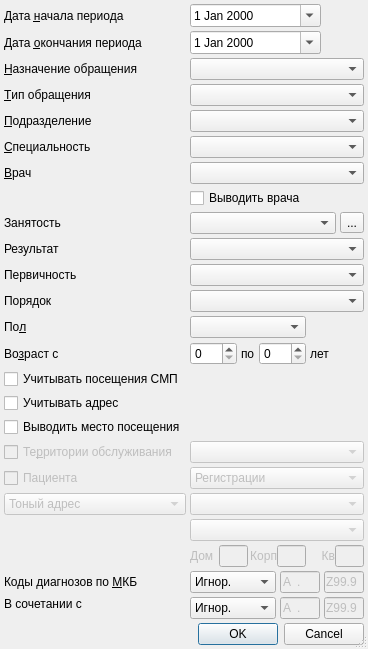
<?xml version="1.0" encoding="UTF-8"?>
<ui version="4.0">
 <class>EventResultSetupDialog</class>
 <widget class="QDialog" name="EventResultSetupDialog">
  <property name="windowModality">
   <enum>Qt::ApplicationModal</enum>
  </property>
  <property name="geometry">
   <rect>
    <x>0</x>
    <y>0</y>
    <width>343</width>
    <height>599</height>
   </rect>
  </property>
  <property name="sizePolicy">
   <sizepolicy hsizetype="Preferred" vsizetype="Preferred">
    <horstretch>0</horstretch>
    <verstretch>0</verstretch>
   </sizepolicy>
  </property>
  <property name="windowTitle">
   <string>параметры отчёта</string>
  </property>
  <property name="sizeGripEnabled">
   <bool>true</bool>
  </property>
  <layout class="QGridLayout" name="gridLayout">
   <property name="margin">
    <number>4</number>
   </property>
   <property name="spacing">
    <number>4</number>
   </property>
   <item row="24" column="1" colspan="4">
    <widget class="CAllSelectableKLADRComboBox" name="cmbClientAddressCity">
     <property name="enabled">
      <bool>false</bool>
     </property>
     <property name="sizePolicy">
      <sizepolicy hsizetype="Expanding" vsizetype="Fixed">
       <horstretch>0</horstretch>
       <verstretch>0</verstretch>
      </sizepolicy>
     </property>
    </widget>
   </item>
   <item row="8" column="0">
    <widget class="QLabel" name="lblSpeciality">
     <property name="text">
      <string>&amp;Специальность</string>
     </property>
     <property name="buddy">
      <cstring>cmbSpeciality</cstring>
     </property>
    </widget>
   </item>
   <item row="25" column="1" colspan="4">
    <widget class="CStreetComboBox" name="cmbClientAddressStreet">
     <property name="enabled">
      <bool>false</bool>
     </property>
     <property name="sizePolicy">
      <sizepolicy hsizetype="Expanding" vsizetype="Fixed">
       <horstretch>0</horstretch>
       <verstretch>0</verstretch>
      </sizepolicy>
     </property>
    </widget>
   </item>
   <item row="23" column="1" colspan="4">
    <widget class="QComboBox" name="cmbClientAddressType">
     <property name="enabled">
      <bool>false</bool>
     </property>
     <property name="sizePolicy">
      <sizepolicy hsizetype="Expanding" vsizetype="Fixed">
       <horstretch>0</horstretch>
       <verstretch>0</verstretch>
      </sizepolicy>
     </property>
     <item>
      <property name="text">
       <string>Регистрации</string>
      </property>
     </item>
     <item>
      <property name="text">
       <string>Проживания</string>
      </property>
     </item>
    </widget>
   </item>
   <item row="23" column="0">
    <widget class="QCheckBox" name="chkClientAddress">
     <property name="enabled">
      <bool>false</bool>
     </property>
     <property name="text">
      <string>Пациента</string>
     </property>
    </widget>
   </item>
   <item row="15" column="0">
    <widget class="QLabel" name="lblPrimary">
     <property name="text">
      <string>Первичность</string>
     </property>
    </widget>
   </item>
   <item row="8" column="1" colspan="4">
    <widget class="CRBComboBox" name="cmbSpeciality">
     <property name="whatsThis">
      <string>&lt;html&gt;&lt;head&gt;&lt;meta name=&quot;qrichtext&quot; content=&quot;1&quot; /&gt;&lt;style type=&quot;text/css&quot;&gt;
p, li { white-space: pre-wrap; }
&lt;/style&gt;&lt;/head&gt;&lt;body style=&quot; font-family:'MS Shell Dlg 2'; font-size:8.25pt; font-weight:400; font-style:normal;&quot;&gt;
&lt;p style=&quot;-qt-paragraph-type:empty; margin-top:0px; margin-bottom:0px; margin-left:0px; margin-right:0px; -qt-block-indent:0; text-indent:0px;&quot;&gt;&lt;/p&gt;&lt;/body&gt;&lt;/html&gt;</string>
     </property>
    </widget>
   </item>
   <item row="14" column="1" colspan="4">
    <widget class="CRBComboBox" name="cmbResult"/>
   </item>
   <item row="2" column="1" colspan="4">
    <widget class="CRBComboBox" name="cmbEventPurpose"/>
   </item>
   <item row="18" column="1" colspan="4">
    <widget class="QFrame" name="frmAge">
     <property name="frameShape">
      <enum>QFrame::NoFrame</enum>
     </property>
     <property name="frameShadow">
      <enum>QFrame::Raised</enum>
     </property>
     <layout class="QHBoxLayout">
      <property name="spacing">
       <number>4</number>
      </property>
      <property name="margin">
       <number>0</number>
      </property>
      <item>
       <widget class="QSpinBox" name="edtAgeFrom">
        <property name="sizePolicy">
         <sizepolicy hsizetype="Preferred" vsizetype="Fixed">
          <horstretch>0</horstretch>
          <verstretch>0</verstretch>
         </sizepolicy>
        </property>
        <property name="maximum">
         <number>150</number>
        </property>
       </widget>
      </item>
      <item>
       <widget class="QLabel" name="lblAgeTo">
        <property name="text">
         <string>по</string>
        </property>
        <property name="buddy">
         <cstring>edtAgeTo</cstring>
        </property>
       </widget>
      </item>
      <item>
       <widget class="QSpinBox" name="edtAgeTo">
        <property name="sizePolicy">
         <sizepolicy hsizetype="Preferred" vsizetype="Fixed">
          <horstretch>0</horstretch>
          <verstretch>0</verstretch>
         </sizepolicy>
        </property>
        <property name="maximum">
         <number>150</number>
        </property>
       </widget>
      </item>
      <item>
       <widget class="QLabel" name="lblAgeYears">
        <property name="text">
         <string>лет</string>
        </property>
        <property name="buddy">
         <cstring>edtAgeTo</cstring>
        </property>
       </widget>
      </item>
      <item>
       <spacer>
        <property name="orientation">
         <enum>Qt::Horizontal</enum>
        </property>
        <property name="sizeHint" stdset="0">
         <size>
          <width>21</width>
          <height>20</height>
         </size>
        </property>
       </spacer>
      </item>
     </layout>
    </widget>
   </item>
   <item row="28" column="1" rowspan="2" colspan="4">
    <widget class="QFrame" name="frmMKBEx">
     <property name="frameShape">
      <enum>QFrame::NoFrame</enum>
     </property>
     <property name="frameShadow">
      <enum>QFrame::Raised</enum>
     </property>
     <layout class="QGridLayout">
      <property name="horizontalSpacing">
       <number>4</number>
      </property>
      <property name="verticalSpacing">
       <number>0</number>
      </property>
      <property name="margin">
       <number>0</number>
      </property>
      <item row="0" column="0">
       <widget class="QComboBox" name="cmbMKBExFilter">
        <item>
         <property name="text">
          <string>Игнор.</string>
         </property>
        </item>
        <item>
         <property name="text">
          <string>Интервал</string>
         </property>
        </item>
       </widget>
      </item>
      <item row="0" column="1">
       <widget class="CICDCodeEdit" name="edtMKBExFrom">
        <property name="enabled">
         <bool>false</bool>
        </property>
        <property name="sizePolicy">
         <sizepolicy hsizetype="Fixed" vsizetype="Fixed">
          <horstretch>0</horstretch>
          <verstretch>0</verstretch>
         </sizepolicy>
        </property>
        <property name="maximumSize">
         <size>
          <width>40</width>
          <height>16777215</height>
         </size>
        </property>
        <property name="inputMask">
         <string>a00.00; </string>
        </property>
        <property name="text">
         <string>A.</string>
        </property>
        <property name="maxLength">
         <number>6</number>
        </property>
       </widget>
      </item>
      <item row="0" column="2">
       <widget class="CICDCodeEdit" name="edtMKBExTo">
        <property name="enabled">
         <bool>false</bool>
        </property>
        <property name="sizePolicy">
         <sizepolicy hsizetype="Fixed" vsizetype="Fixed">
          <horstretch>0</horstretch>
          <verstretch>0</verstretch>
         </sizepolicy>
        </property>
        <property name="maximumSize">
         <size>
          <width>40</width>
          <height>16777215</height>
         </size>
        </property>
        <property name="inputMask">
         <string>a00.00; </string>
        </property>
        <property name="text">
         <string>Z99.9</string>
        </property>
        <property name="maxLength">
         <number>6</number>
        </property>
       </widget>
      </item>
      <item row="0" column="3">
       <spacer>
        <property name="orientation">
         <enum>Qt::Horizontal</enum>
        </property>
        <property name="sizeHint" stdset="0">
         <size>
          <width>40</width>
          <height>20</height>
         </size>
        </property>
       </spacer>
      </item>
     </layout>
    </widget>
   </item>
   <item row="26" column="1" colspan="4">
    <widget class="QWidget" name="pnlHomeAddress" native="true">
     <property name="enabled">
      <bool>true</bool>
     </property>
     <layout class="QHBoxLayout" name="horizontalLayout">
      <property name="spacing">
       <number>0</number>
      </property>
      <property name="margin">
       <number>0</number>
      </property>
      <item>
       <widget class="QLabel" name="lblAddressHouse">
        <property name="enabled">
         <bool>false</bool>
        </property>
        <property name="text">
         <string>Дом</string>
        </property>
        <property name="alignment">
         <set>Qt::AlignLeading|Qt::AlignLeft|Qt::AlignVCenter</set>
        </property>
        <property name="buddy">
         <cstring>edtAddressHouse</cstring>
        </property>
       </widget>
      </item>
      <item>
       <widget class="QLineEdit" name="edtAddressHouse">
        <property name="enabled">
         <bool>false</bool>
        </property>
        <property name="sizePolicy">
         <sizepolicy hsizetype="Ignored" vsizetype="Fixed">
          <horstretch>0</horstretch>
          <verstretch>0</verstretch>
         </sizepolicy>
        </property>
       </widget>
      </item>
      <item>
       <widget class="QLabel" name="lblAddressCorpus">
        <property name="enabled">
         <bool>false</bool>
        </property>
        <property name="text">
         <string>Корп</string>
        </property>
        <property name="alignment">
         <set>Qt::AlignRight|Qt::AlignTrailing|Qt::AlignVCenter</set>
        </property>
        <property name="buddy">
         <cstring>edtAddressCorpus</cstring>
        </property>
       </widget>
      </item>
      <item>
       <widget class="QLineEdit" name="edtAddressCorpus">
        <property name="enabled">
         <bool>false</bool>
        </property>
        <property name="sizePolicy">
         <sizepolicy hsizetype="Ignored" vsizetype="Fixed">
          <horstretch>0</horstretch>
          <verstretch>0</verstretch>
         </sizepolicy>
        </property>
       </widget>
      </item>
      <item>
       <widget class="QLabel" name="lblAddressFlat">
        <property name="enabled">
         <bool>false</bool>
        </property>
        <property name="text">
         <string>Кв</string>
        </property>
        <property name="alignment">
         <set>Qt::AlignRight|Qt::AlignTrailing|Qt::AlignVCenter</set>
        </property>
        <property name="buddy">
         <cstring>edtAddressFlat</cstring>
        </property>
       </widget>
      </item>
      <item>
       <widget class="QLineEdit" name="edtAddressFlat">
        <property name="enabled">
         <bool>false</bool>
        </property>
        <property name="sizePolicy">
         <sizepolicy hsizetype="Ignored" vsizetype="Fixed">
          <horstretch>0</horstretch>
          <verstretch>0</verstretch>
         </sizepolicy>
        </property>
       </widget>
      </item>
     </layout>
    </widget>
   </item>
   <item row="27" column="1" colspan="4">
    <widget class="QFrame" name="frmMKB">
     <property name="frameShape">
      <enum>QFrame::NoFrame</enum>
     </property>
     <property name="frameShadow">
      <enum>QFrame::Raised</enum>
     </property>
     <layout class="QGridLayout">
      <property name="horizontalSpacing">
       <number>4</number>
      </property>
      <property name="verticalSpacing">
       <number>0</number>
      </property>
      <property name="margin">
       <number>0</number>
      </property>
      <item row="0" column="0">
       <widget class="QComboBox" name="cmbMKBFilter">
        <item>
         <property name="text">
          <string>Игнор.</string>
         </property>
        </item>
        <item>
         <property name="text">
          <string>Интервал</string>
         </property>
        </item>
       </widget>
      </item>
      <item row="0" column="1">
       <widget class="CICDCodeEdit" name="edtMKBFrom">
        <property name="enabled">
         <bool>false</bool>
        </property>
        <property name="sizePolicy">
         <sizepolicy hsizetype="Fixed" vsizetype="Fixed">
          <horstretch>0</horstretch>
          <verstretch>0</verstretch>
         </sizepolicy>
        </property>
        <property name="maximumSize">
         <size>
          <width>40</width>
          <height>16777215</height>
         </size>
        </property>
        <property name="inputMask">
         <string>a00.00; </string>
        </property>
        <property name="text">
         <string>A.</string>
        </property>
        <property name="maxLength">
         <number>6</number>
        </property>
       </widget>
      </item>
      <item row="0" column="2">
       <widget class="CICDCodeEdit" name="edtMKBTo">
        <property name="enabled">
         <bool>false</bool>
        </property>
        <property name="sizePolicy">
         <sizepolicy hsizetype="Fixed" vsizetype="Fixed">
          <horstretch>0</horstretch>
          <verstretch>0</verstretch>
         </sizepolicy>
        </property>
        <property name="maximumSize">
         <size>
          <width>40</width>
          <height>16777215</height>
         </size>
        </property>
        <property name="inputMask">
         <string>a00.00; </string>
        </property>
        <property name="text">
         <string>Z99.9</string>
        </property>
        <property name="maxLength">
         <number>6</number>
        </property>
       </widget>
      </item>
      <item row="0" column="3">
       <spacer>
        <property name="orientation">
         <enum>Qt::Horizontal</enum>
        </property>
        <property name="sizeHint" stdset="0">
         <size>
          <width>40</width>
          <height>20</height>
         </size>
        </property>
       </spacer>
      </item>
     </layout>
    </widget>
   </item>
   <item row="10" column="1" colspan="4">
    <widget class="CPersonComboBoxEx" name="cmbPerson"/>
   </item>
   <item row="33" column="0" colspan="5">
    <widget class="QDialogButtonBox" name="buttonBox">
     <property name="orientation">
      <enum>Qt::Horizontal</enum>
     </property>
     <property name="standardButtons">
      <set>QDialogButtonBox::Cancel|QDialogButtonBox::Ok</set>
     </property>
    </widget>
   </item>
   <item row="16" column="0">
    <widget class="QLabel" name="lblOrder">
     <property name="text">
      <string>Порядок</string>
     </property>
    </widget>
   </item>
   <item row="15" column="1" colspan="4">
    <widget class="QComboBox" name="cmbPrimary">
     <item>
      <property name="text">
       <string/>
      </property>
     </item>
     <item>
      <property name="text">
       <string>Первичный</string>
      </property>
     </item>
     <item>
      <property name="text">
       <string>Повторный</string>
      </property>
     </item>
     <item>
      <property name="text">
       <string>Актив</string>
      </property>
     </item>
    </widget>
   </item>
   <item row="30" column="0">
    <spacer name="verticalSpacer">
     <property name="orientation">
      <enum>Qt::Vertical</enum>
     </property>
     <property name="sizeHint" stdset="0">
      <size>
       <width>20</width>
       <height>40</height>
      </size>
     </property>
    </spacer>
   </item>
   <item row="2" column="0">
    <widget class="QLabel" name="lblEventPurpose">
     <property name="text">
      <string>&amp;Назначение обращения</string>
     </property>
     <property name="buddy">
      <cstring>cmbEventPurpose</cstring>
     </property>
    </widget>
   </item>
   <item row="14" column="0">
    <widget class="QLabel" name="lblResult">
     <property name="text">
      <string>Результат</string>
     </property>
    </widget>
   </item>
   <item row="16" column="1" colspan="4">
    <widget class="QComboBox" name="cmbOrder">
     <item>
      <property name="text">
       <string/>
      </property>
     </item>
     <item>
      <property name="text">
       <string>Плановый</string>
      </property>
     </item>
     <item>
      <property name="text">
       <string>Экстренный</string>
      </property>
     </item>
     <item>
      <property name="text">
       <string>Самотеком</string>
      </property>
     </item>
     <item>
      <property name="text">
       <string>Принудительный</string>
      </property>
     </item>
    </widget>
   </item>
   <item row="3" column="0">
    <widget class="QLabel" name="lblEventType">
     <property name="text">
      <string>&amp;Тип обращения</string>
     </property>
     <property name="buddy">
      <cstring>cmbEventType</cstring>
     </property>
    </widget>
   </item>
   <item row="3" column="1" colspan="4">
    <widget class="CRBComboBox" name="cmbEventType"/>
   </item>
   <item row="7" column="1" colspan="4">
    <widget class="COrgStructureComboBox" name="cmbOrgStructure"/>
   </item>
   <item row="7" column="0">
    <widget class="QLabel" name="lblOrgStructure">
     <property name="text">
      <string>&amp;Подразделение</string>
     </property>
     <property name="buddy">
      <cstring>cmbOrgStructure</cstring>
     </property>
    </widget>
   </item>
   <item row="22" column="0">
    <widget class="QCheckBox" name="chkOrgStructureArea">
     <property name="enabled">
      <bool>false</bool>
     </property>
     <property name="text">
      <string>Те&amp;рритории обслуживания</string>
     </property>
    </widget>
   </item>
   <item row="24" column="0">
    <widget class="QComboBox" name="cmbAddressType">
     <property name="enabled">
      <bool>false</bool>
     </property>
     <item>
      <property name="text">
       <string>Тоный адрес</string>
      </property>
     </item>
     <item>
      <property name="text">
       <string>Иногородний</string>
      </property>
     </item>
     <item>
      <property name="text">
       <string>Иностранец</string>
      </property>
     </item>
    </widget>
   </item>
   <item row="0" column="0">
    <widget class="QLabel" name="lblBegDate">
     <property name="text">
      <string>Дата &amp;начала периода</string>
     </property>
     <property name="buddy">
      <cstring>edtBegDate</cstring>
     </property>
    </widget>
   </item>
   <item row="0" column="1" colspan="2">
    <widget class="CDateEdit" name="edtBegDate">
     <property name="calendarPopup">
      <bool>true</bool>
     </property>
    </widget>
   </item>
   <item row="0" column="3" colspan="2">
    <spacer>
     <property name="orientation">
      <enum>Qt::Horizontal</enum>
     </property>
     <property name="sizeHint" stdset="0">
      <size>
       <width>91</width>
       <height>20</height>
      </size>
     </property>
    </spacer>
   </item>
   <item row="1" column="0">
    <widget class="QLabel" name="lblEndDate">
     <property name="text">
      <string>Дата &amp;окончания периода</string>
     </property>
     <property name="buddy">
      <cstring>edtEndDate</cstring>
     </property>
    </widget>
   </item>
   <item row="1" column="1" colspan="2">
    <widget class="CDateEdit" name="edtEndDate">
     <property name="calendarPopup">
      <bool>true</bool>
     </property>
    </widget>
   </item>
   <item row="1" column="3" colspan="2">
    <spacer>
     <property name="orientation">
      <enum>Qt::Horizontal</enum>
     </property>
     <property name="sizeHint" stdset="0">
      <size>
       <width>91</width>
       <height>20</height>
      </size>
     </property>
    </spacer>
   </item>
   <item row="13" column="0">
    <widget class="QLabel" name="lblWorkOrganisation">
     <property name="text">
      <string>Занятость</string>
     </property>
     <property name="buddy">
      <cstring>cmbWorkOrganisation</cstring>
     </property>
    </widget>
   </item>
   <item row="13" column="1" colspan="3">
    <widget class="COrgComboBox" name="cmbWorkOrganisation"/>
   </item>
   <item row="13" column="4">
    <widget class="QToolButton" name="btnSelectWorkOrganisation">
     <property name="text">
      <string>...</string>
     </property>
     <property name="arrowType">
      <enum>Qt::NoArrow</enum>
     </property>
    </widget>
   </item>
   <item row="17" column="0">
    <widget class="QLabel" name="lblSex">
     <property name="text">
      <string>По&amp;л</string>
     </property>
     <property name="buddy">
      <cstring>cmbSex</cstring>
     </property>
    </widget>
   </item>
   <item row="17" column="1">
    <widget class="QComboBox" name="cmbSex">
     <item>
      <property name="text">
       <string/>
      </property>
     </item>
     <item>
      <property name="text">
       <string>М</string>
      </property>
     </item>
     <item>
      <property name="text">
       <string>Ж</string>
      </property>
     </item>
    </widget>
   </item>
   <item row="17" column="2" colspan="3">
    <spacer>
     <property name="orientation">
      <enum>Qt::Horizontal</enum>
     </property>
     <property name="sizeHint" stdset="0">
      <size>
       <width>141</width>
       <height>20</height>
      </size>
     </property>
    </spacer>
   </item>
   <item row="18" column="0">
    <widget class="QLabel" name="lblAge">
     <property name="text">
      <string>Во&amp;зраст с</string>
     </property>
     <property name="buddy">
      <cstring>edtAgeFrom</cstring>
     </property>
    </widget>
   </item>
   <item row="22" column="1" colspan="4">
    <widget class="COrgStructureComboBox" name="cmbArea">
     <property name="enabled">
      <bool>false</bool>
     </property>
    </widget>
   </item>
   <item row="27" column="0">
    <widget class="QLabel" name="lblMKB">
     <property name="text">
      <string>Коды диагнозов по &amp;МКБ</string>
     </property>
     <property name="buddy">
      <cstring>cmbMKBFilter</cstring>
     </property>
    </widget>
   </item>
   <item row="28" column="0">
    <widget class="QLabel" name="lblMKBEx">
     <property name="text">
      <string>В сочетании с</string>
     </property>
     <property name="buddy">
      <cstring>cmbMKBExFilter</cstring>
     </property>
    </widget>
   </item>
   <item row="10" column="0">
    <widget class="QLabel" name="lblPerson">
     <property name="text">
      <string>&amp;Врач</string>
     </property>
     <property name="buddy">
      <cstring>cmbPerson</cstring>
     </property>
    </widget>
   </item>
   <item row="19" column="0">
    <widget class="QCheckBox" name="chkVisitEmergency">
     <property name="text">
      <string>Учитывать посещения СМП</string>
     </property>
    </widget>
   </item>
   <item row="20" column="0">
    <widget class="QCheckBox" name="chkArea">
     <property name="text">
      <string>Учитывать адрес</string>
     </property>
    </widget>
   </item>
   <item row="12" column="1">
    <widget class="QCheckBox" name="chkPerson">
     <property name="text">
      <string>Выводить врача</string>
     </property>
    </widget>
   </item>
   <item row="21" column="0">
    <widget class="QCheckBox" name="chkVisitPlace">
     <property name="text">
      <string>Выводить место посещения</string>
     </property>
    </widget>
   </item>
  </layout>
 </widget>
 <customwidgets>
  <customwidget>
   <class>CRBComboBox</class>
   <extends>QComboBox</extends>
   <header>library/crbcombobox.h</header>
  </customwidget>
  <customwidget>
   <class>CDateEdit</class>
   <extends>QDateEdit</extends>
   <header>library/DateEdit.h</header>
  </customwidget>
  <customwidget>
   <class>COrgStructureComboBox</class>
   <extends>QComboBox</extends>
   <header>Orgs/OrgStructComboBoxes</header>
  </customwidget>
  <customwidget>
   <class>COrgComboBox</class>
   <extends>QComboBox</extends>
   <header>Orgs/OrgComboBox.h</header>
  </customwidget>
  <customwidget>
   <class>CStreetComboBox</class>
   <extends>QComboBox</extends>
   <header>KLADR/kladrComboxes.h</header>
  </customwidget>
  <customwidget>
   <class>CAllSelectableKLADRComboBox</class>
   <extends>QComboBox</extends>
   <header>KLADR/kladrComboxes.h</header>
  </customwidget>
  <customwidget>
   <class>CICDCodeEdit</class>
   <extends>QLineEdit</extends>
   <header>library/ICDCodeEdit.h</header>
  </customwidget>
  <customwidget>
   <class>CPersonComboBoxEx</class>
   <extends>QComboBox</extends>
   <header>Orgs/PersonComboBoxEx.h</header>
  </customwidget>
 </customwidgets>
 <tabstops>
  <tabstop>edtBegDate</tabstop>
  <tabstop>edtEndDate</tabstop>
  <tabstop>cmbEventPurpose</tabstop>
  <tabstop>cmbEventType</tabstop>
  <tabstop>cmbOrgStructure</tabstop>
  <tabstop>cmbSpeciality</tabstop>
  <tabstop>cmbPerson</tabstop>
  <tabstop>cmbWorkOrganisation</tabstop>
  <tabstop>btnSelectWorkOrganisation</tabstop>
  <tabstop>cmbResult</tabstop>
  <tabstop>cmbPrimary</tabstop>
  <tabstop>cmbOrder</tabstop>
  <tabstop>cmbSex</tabstop>
  <tabstop>edtAgeFrom</tabstop>
  <tabstop>edtAgeTo</tabstop>
  <tabstop>chkOrgStructureArea</tabstop>
  <tabstop>cmbArea</tabstop>
  <tabstop>chkClientAddress</tabstop>
  <tabstop>cmbClientAddressType</tabstop>
  <tabstop>cmbAddressType</tabstop>
  <tabstop>cmbClientAddressCity</tabstop>
  <tabstop>cmbClientAddressStreet</tabstop>
  <tabstop>edtAddressHouse</tabstop>
  <tabstop>edtAddressCorpus</tabstop>
  <tabstop>edtAddressFlat</tabstop>
  <tabstop>cmbMKBFilter</tabstop>
  <tabstop>edtMKBFrom</tabstop>
  <tabstop>edtMKBTo</tabstop>
  <tabstop>cmbMKBExFilter</tabstop>
  <tabstop>edtMKBExFrom</tabstop>
  <tabstop>edtMKBExTo</tabstop>
  <tabstop>buttonBox</tabstop>
 </tabstops>
 <resources/>
 <connections>
  <connection>
   <sender>buttonBox</sender>
   <signal>accepted()</signal>
   <receiver>EventResultSetupDialog</receiver>
   <slot>accept()</slot>
   <hints>
    <hint type="sourcelabel">
     <x>132</x>
     <y>650</y>
    </hint>
    <hint type="destinationlabel">
     <x>65</x>
     <y>418</y>
    </hint>
   </hints>
  </connection>
  <connection>
   <sender>buttonBox</sender>
   <signal>rejected()</signal>
   <receiver>EventResultSetupDialog</receiver>
   <slot>reject()</slot>
   <hints>
    <hint type="sourcelabel">
     <x>245</x>
     <y>650</y>
    </hint>
    <hint type="destinationlabel">
     <x>267</x>
     <y>420</y>
    </hint>
   </hints>
  </connection>
  <connection>
   <sender>chkArea</sender>
   <signal>clicked(bool)</signal>
   <receiver>chkOrgStructureArea</receiver>
   <slot>setEnabled(bool)</slot>
   <hints>
    <hint type="sourcelabel">
     <x>218</x>
     <y>355</y>
    </hint>
    <hint type="destinationlabel">
     <x>18</x>
     <y>370</y>
    </hint>
   </hints>
  </connection>
 </connections>
</ui>
